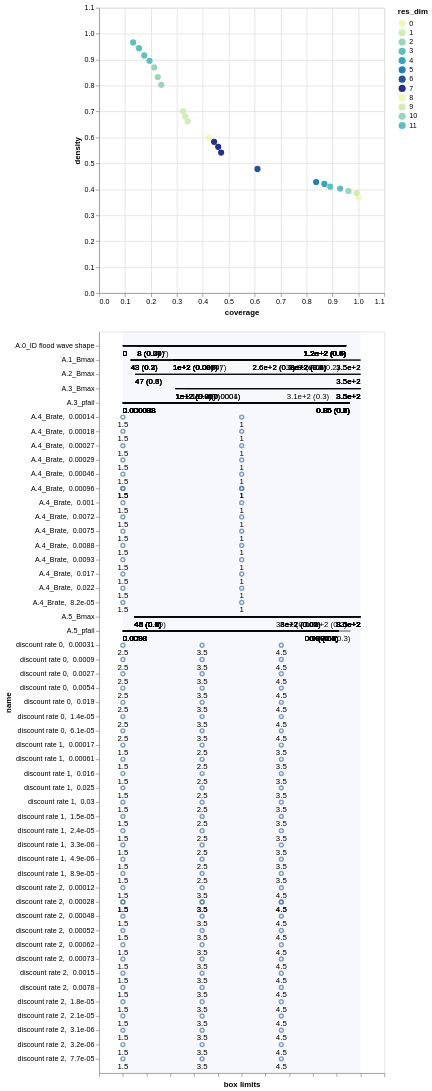

Notebook code cell kept with this figure:
### Code cell
box.inspect_tradeoff()

# Visualize PRIM results
box.show_tradeoff()
plt.savefig('Prim_curve.png')
plt.show()

### Figure 1 — Vega-Lite specification as saved in the notebook (floating-point values rounded to 4 significant figures)
{"config": {"view": {"continuousWidth": 300, "continuousHeight": 300}}, "vconcat": [{"data": {"name": "data-aaa7db19c5c3d4b3e8b252ce4f152ca4"}, "mark": {"type": "circle", "size": 75}, "encoding": {"color": {"field": "res_dim", "scale": {"range": ["#eff9b6", "#d0edb3", "#97d6b9", "#5dc0c0", "#31a5c2", "#1f80b8", "#2354a3", "#21318d"]}, "type": "ordinal"}, "opacity": {"condition": {"param": "param_1", "value": 1}, "value": 0.4}, "tooltip": [{"field": "id", "type": "quantitative"}, {"field": "coverage", "format": ".2", "type": "quantitative"}, {"field": "density", "format": ".2", "type": "quantitative"}, {"field": "res_dim", "type": "ordinal"}], "x": {"field": "coverage", "scale": {"domain": [0, 1.1]}, "type": "quantitative"}, "y": {"field": "density", "scale": {"domain": [0, 1.1]}, "type": "quantitative"}}, "height": 400, "name": "view_1", "width": 400}, {"layer": [{"data": {"name": "data-aedca9166555a87f3de0176533813d76"}, "mark": {"type": "rule"}, "encoding": {"x": {"axis": {"grid": false, "labels": false, "title": "box limits"}, "field": "x_lower", "scale": {"domain": [0, 1], "padding": 0.1}, "type": "quantitative"}, "x2": {"field": "x_upper"}, "y": {"field": "name", "scale": {"padding": 1.0}, "type": "nominal"}}, "transform": [{"calculate": "(datum.x1-datum.minimum)/(datum.maximum-datum.minimum)", "as": "x_lower"}, {"calculate": "(datum.x2-datum.minimum)/(datum.maximum-datum.minimum)", "as": "x_upper"}, {"filter": {"param": "param_1"}}]}, {"data": {"name": "data-aedca9166555a87f3de0176533813d76"}, "mark": {"type": "text", "align": "left", "baseline": "top", "dy": 5}, "encoding": {"text": {"field": "text", "type": "ordinal"}, "x": {"axis": {"grid": false, "labels": false, "title": "box limits"}, "field": "x_lower", "scale": {"domain": [0, 1], "padding": 0.1}, "type": "quantitative"}, "x2": {"field": "x_upper"}, "y": {"field": "name", "scale": {"padding": 1.0}, "type": "nominal"}}, "transform": [{"calculate": "(datum.x1-datum.minimum)/(datum.maximum-datum.minimum)", "as": "x_lower"}, {"calculate": "(datum.x2-datum.minimum)/(datum.maximum-datum.minimum)", "as": "x_upper"}, {"filter": {"param": "param_1"}}, {"calculate": "datum.qp_lower>0?format(datum.x1, \".2\")+\" (\"+format(datum.qp_lower, \".1~g\")+\")\" :format(datum.x1, \".2\")", "as": "text"}]}, {"data": {"name": "data-aedca9166555a87f3de0176533813d76"}, "mark": {"type": "text", "align": "right", "baseline": "top", "dy": 5}, "encoding": {"text": {"field": "text", "type": "ordinal"}, "x": {"field": "x_upper", "type": "quantitative"}, "x2": {"field": "x_upper"}, "y": {"field": "name", "scale": {"padding": 1.0}, "type": "nominal"}}, "transform": [{"calculate": "(datum.x1-datum.minimum)/(datum.maximum-datum.minimum)", "as": "x_lower"}, {"calculate": "(datum.x2-datum.minimum)/(datum.maximum-datum.minimum)", "as": "x_upper"}, {"filter": {"param": "param_1"}}, {"calculate": "datum.qp_upper>0?format(datum.x2, \".2\")+\" (\"+format(datum.qp_upper, \".1\")+\")\" :format(datum.x2, \".2\")", "as": "text"}]}, {"data": {"name": "data-97aefd6d737ded565dc732e63f74ecc6"}, "mark": {"type": "rect", "opacity": 0.05}, "encoding": {"x": {"field": "start", "type": "quantitative"}, "x2": {"field": "end"}}}, {"data": {"name": "data-ae81fb7ca27633fe2a78d5793e87e77a"}, "mark": {"type": "point"}, "encoding": {"x": {"field": "x", "type": "quantitative"}, "y": {"field": "name", "type": "nominal"}}, "transform": [{"filter": {"param": "param_1"}}]}, {"data": {"name": "data-ae81fb7ca27633fe2a78d5793e87e77a"}, "mark": {"type": "text", "align": "center", "baseline": "top", "dy": 5}, "encoding": {"text": {"field": "item", "type": "nominal"}, "x": {"field": "x", "type": "quantitative"}, "y": {"field": "name", "type": "nominal"}}, "transform": [{"filter": {"param": "param_1"}}]}], "width": 400}], "params": [{"name": "param_1", "select": {"type": "point", "fields": ["id"]}, "views": ["view_1"]}], "$schema": "https://vega.github.io/schema/vega-lite/v5.20.1.json", "datasets": {"data-aaa7db19c5c3d4b3e8b252ce4f152ca4": [{"coverage": 1.0, "density": 0.3683, "id": 0, "k": 442, "mass": 1.0, "mean": 0.3683, "n": 1200, "res_dim": 0}, {"coverage": 0.9932, "density": 0.3851, "id": 1, "k": 439, "mass": 0.95, "mean": 0.3851, "n": 1140, "res_dim": 1}, {"coverage": 0.9615, "density": 0.3935, "id": 2, "k": 425, "mass": 0.9, "mean": 0.3935, "n": 1080, "res_dim": 2}, {"coverage": 0.9299, "density": 0.4029, "id": 3, "k": 411, "mass": 0.85, "mean": 0.4029, "n": 1020, "res_dim": 3}, {"coverage": 0.8914, "density": 0.4104, "id": 4, "k": 394, "mass": 0.8, "mean": 0.4104, "n": 960, "res_dim": 3}, {"coverage": 0.8688, "density": 0.4211, "id": 5, "k": 384, "mass": 0.76, "mean": 0.4211, "n": 912, "res_dim": 4}, {"coverage": 0.8371, "density": 0.4282, "id": 6, "k": 370, "mass": 0.72, "mean": 0.4282, "n": 864, "res_dim": 5}, {"coverage": 0.6109, "density": 0.4787, "id": 7, "k": 270, "mass": 0.47, "mean": 0.4787, "n": 564, "res_dim": 6}, {"coverage": 0.4706, "density": 0.5417, "id": 8, "k": 208, "mass": 0.32, "mean": 0.5417, "n": 384, "res_dim": 7}, {"coverage": 0.4593, "density": 0.5639, "id": 9, "k": 203, "mass": 0.3, "mean": 0.5639, "n": 360, "res_dim": 7}, {"coverage": 0.4434, "density": 0.5833, "id": 10, "k": 196, "mass": 0.28, "mean": 0.5833, "n": 336, "res_dim": 7}, {"coverage": 0.4231, "density": 0.5994, "id": 11, "k": 187, "mass": 0.26, "mean": 0.5994, "n": 312, "res_dim": 8}, {"coverage": 0.3416, "density": 0.6623, "id": 12, "k": 151, "mass": 0.19, "mean": 0.6623, "n": 228, "res_dim": 9}, {"coverage": 0.3326, "density": 0.6806, "id": 13, "k": 147, "mass": 0.18, "mean": 0.6806, "n": 216, "res_dim": 9}, {"coverage": 0.3235, "density": 0.701, "id": 14, "k": 143, "mass": 0.17, "mean": 0.701, "n": 204, "res_dim": 9}, {"coverage": 0.2398, "density": 0.803, "id": 15, "k": 106, "mass": 0.11, "mean": 0.803, "n": 132, "res_dim": 10}, {"coverage": 0.2262, "density": 0.8333, "id": 16, "k": 100, "mass": 0.1, "mean": 0.8333, "n": 120, "res_dim": 10}, {"coverage": 0.2127, "density": 0.8704, "id": 17, "k": 94, "mass": 0.09, "mean": 0.8704, "n": 108, "res_dim": 10}, {"coverage": 0.1946, "density": 0.8958, "id": 18, "k": 86, "mass": 0.08, "mean": 0.8958, "n": 96, "res_dim": 11}, {"coverage": 0.1742, "density": 0.9167, "id": 19, "k": 77, "mass": 0.07, "mean": 0.9167, "n": 84, "res_dim": 11}, {"coverage": 0.1538, "density": 0.9444, "id": 20, "k": 68, "mass": 0.06, "mean": 0.9444, "n": 72, "res_dim": 11}, {"coverage": 0.1312, "density": 0.9667, "id": 21, "k": 58, "mass": 0.05, "mean": 0.9667, "n": 60, "res_dim": 11}], "data-aedca9166555a87f3de0176533813d76": [{"x1": 45.6, "x2": 349.9, "name": "A.5_Bmax", "id": 1, "minimum": 30.13, "maximum": 349.9, "qp_lower": 0.1269, "qp_upper": -1.0}, {"x1": 9.751e-05, "x2": 0.9525, "name": "A.3_pfail", "id": 2, "minimum": 9.751e-05, "maximum": 0.9971, "qp_lower": -1.0, "qp_upper": 0.2947}, {"x1": 45.6, "x2": 349.9, "name": "A.5_Bmax", "id": 2, "minimum": 30.13, "maximum": 349.9, "qp_lower": 0.1161, "qp_upper": -1.0}, {"x1": 9.751e-05, "x2": 0.9525, "name": "A.3_pfail", "id": 3, "minimum": 9.751e-05, "maximum": 0.9971, "qp_lower": -1.0, "qp_upper": 0.2791}, {"x1": 45.6, "x2": 349.9, "name": "A.5_Bmax", "id": 3, "minimum": 30.13, "maximum": 349.9, "qp_lower": 0.1048, "qp_upper": -1.0}, {"x1": 0.009842, "x2": 0.9483, "name": "A.5_pfail", "id": 3, "minimum": 0.009842, "maximum": 0.99, "qp_lower": -1.0, "qp_upper": 0.2791}, {"x1": 9.751e-05, "x2": 0.9525, "name": "A.3_pfail", "id": 4, "minimum": 9.751e-05, "maximum": 0.9971, "qp_lower": -1.0, "qp_upper": 0.2653}, {"x1": 45.6, "x2": 349.9, "name": "A.5_Bmax", "id": 4, "minimum": 30.13, "maximum": 349.9, "qp_lower": 0.09468, "qp_upper": -1.0}, {"x1": 0.009842, "x2": 0.8988, "name": "A.5_pfail", "id": 4, "minimum": 0.009842, "maximum": 0.99, "qp_lower": -1.0, "qp_upper": 0.1495}, {"x1": 0.0, "x2": 124.0, "name": "A.0_ID flood wave shape", "id": 5, "minimum": 0.0, "maximum": 132.0, "qp_lower": -1.0, "qp_upper": 0.2675}, {"x1": 9.751e-05, "x2": 0.9525, "name": "A.3_pfail", "id": 5, "minimum": 9.751e-05, "maximum": 0.9971, "qp_lower": -1.0, "qp_upper": 0.2486}, {"x1": 45.6, "x2": 349.9, "name": "A.5_Bmax", "id": 5, "minimum": 30.13, "maximum": 349.9, "qp_lower": 0.1424, "qp_upper": -1.0}, {"x1": 0.009842, "x2": 0.8988, "name": "A.5_pfail", "id": 5, "minimum": 0.009842, "maximum": 0.99, "qp_lower": -1.0, "qp_upper": 0.1033}, {"x1": 0.0, "x2": 124.0, "name": "A.0_ID flood wave shape", "id": 6, "minimum": 0.0, "maximum": 132.0, "qp_lower": -1.0, "qp_upper": 0.2557}, {"x1": 43.07, "x2": 349.6, "name": "A.1_Bmax", "id": 6, "minimum": 32.73, "maximum": 349.6, "qp_lower": 0.3464, "qp_upper": -1.0}, {"x1": 9.751e-05, "x2": 0.9525, "name": "A.3_pfail", "id": 6, "minimum": 9.751e-05, "maximum": 0.9971, "qp_lower": -1.0, "qp_upper": 0.2354}, {"x1": 45.6, "x2": 349.9, "name": "A.5_Bmax", "id": 6, "minimum": 30.13, "maximum": 349.9, "qp_lower": 0.1323, "qp_upper": -1.0}, {"x1": 0.009842, "x2": 0.8988, "name": "A.5_pfail", "id": 6, "minimum": 0.009842, "maximum": 0.99, "qp_lower": -1.0, "qp_upper": 0.09106}, {"x1": 0.0, "x2": 124.0, "name": "A.0_ID flood wave shape", "id": 7, "minimum": 0.0, "maximum": 132.0, "qp_lower": -1.0, "qp_upper": 0.4266}, {"x1": 43.07, "x2": 349.6, "name": "A.1_Bmax", "id": 7, "minimum": 32.73, "maximum": 349.6, "qp_lower": 0.2972, "qp_upper": -1.0}, {"x1": 9.751e-05, "x2": 0.9525, "name": "A.3_pfail", "id": 7, "minimum": 9.751e-05, "maximum": 0.9971, "qp_lower": -1.0, "qp_upper": 0.2447}, {"x1": 45.6, "x2": 349.9, "name": "A.5_Bmax", "id": 7, "minimum": 30.13, "maximum": 349.9, "qp_lower": 0.1213, "qp_upper": -1.0}, {"x1": 0.009842, "x2": 0.8988, "name": "A.5_pfail", "id": 7, "minimum": 0.009842, "maximum": 0.99, "qp_lower": -1.0, "qp_upper": 0.04077}, {"x1": 0.0, "x2": 124.0, "name": "A.0_ID flood wave shape", "id": 8, "minimum": 0.0, "maximum": 132.0, "qp_lower": -1.0, "qp_upper": 0.384}, {"x1": 43.07, "x2": 349.6, "name": "A.1_Bmax", "id": 8, "minimum": 32.73, "maximum": 349.6, "qp_lower": 0.2016, "qp_upper": -1.0}, {"x1": 9.751e-05, "x2": 0.9525, "name": "A.3_pfail", "id": 8, "minimum": 9.751e-05, "maximum": 0.9971, "qp_lower": -1.0, "qp_upper": 0.1352}, {"x1": 45.6, "x2": 349.9, "name": "A.5_Bmax", "id": 8, "minimum": 30.13, "maximum": 349.9, "qp_lower": 0.1572, "qp_upper": -1.0}, {"x1": 0.009842, "x2": 0.8988, "name": "A.5_pfail", "id": 8, "minimum": 0.009842, "maximum": 0.99, "qp_lower": -1.0, "qp_upper": 0.01104}, {"x1": 0.0, "x2": 124.0, "name": "A.0_ID flood wave shape", "id": 9, "minimum": 0.0, "maximum": 132.0, "qp_lower": -1.0, "qp_upper": 0.3701}, {"x1": 43.07, "x2": 321.3, "name": "A.1_Bmax", "id": 9, "minimum": 32.73, "maximum": 349.6, "qp_lower": 0.1744, "qp_upper": 0.214}, {"x1": 9.751e-05, "x2": 0.9525, "name": "A.3_pfail", "id": 9, "minimum": 9.751e-05, "maximum": 0.9971, "qp_lower": -1.0, "qp_upper": 0.2957}, {"x1": 45.6, "x2": 349.9, "name": "A.5_Bmax", "id": 9, "minimum": 30.13, "maximum": 349.9, "qp_lower": 0.1379, "qp_upper": -1.0}, {"x1": 0.009842, "x2": 0.8988, "name": "A.5_pfail", "id": 9, "minimum": 0.009842, "maximum": 0.99, "qp_lower": -1.0, "qp_upper": 0.03595}, {"x1": 0.0, "x2": 124.0, "name": "A.0_ID flood wave shape", "id": 10, "minimum": 0.0, "maximum": 132.0, "qp_lower": -1.0, "qp_upper": 0.3563}, {"x1": 43.07, "x2": 304.0, "name": "A.1_Bmax", "id": 10, "minimum": 32.73, "maximum": 349.6, "qp_lower": 0.1502, "qp_upper": 0.06939}, {"x1": 9.751e-05, "x2": 0.9525, "name": "A.3_pfail", "id": 10, "minimum": 9.751e-05, "maximum": 0.9971, "qp_lower": -1.0, "qp_upper": 0.2806}, {"x1": 45.6, "x2": 349.9, "name": "A.5_Bmax", "id": 10, "minimum": 30.13, "maximum": 349.9, "qp_lower": 0.1202, "qp_upper": -1.0}, {"x1": 0.009842, "x2": 0.8988, "name": "A.5_pfail", "id": 10, "minimum": 0.009842, "maximum": 0.99, "qp_lower": -1.0, "qp_upper": 0.02718}, {"x1": 0.0, "x2": 124.0, "name": "A.0_ID flood wave shape", "id": 11, "minimum": 0.0, "maximum": 132.0, "qp_lower": -1.0, "qp_upper": 0.5245}, {"x1": 43.07, "x2": 304.0, "name": "A.1_Bmax", "id": 11, "minimum": 32.73, "maximum": 349.6, "qp_lower": 0.2023, "qp_upper": 0.1738}, {"x1": 102.4, "x2": 346.8, "name": "A.3_Bmax", "id": 11, "minimum": 32.92, "maximum": 346.8, "qp_lower": 0.3035, "qp_upper": -1.0}, {"x1": 9.751e-05, "x2": 0.9525, "name": "A.3_pfail", "id": 11, "minimum": 9.751e-05, "maximum": 0.9971, "qp_lower": -1.0, "qp_upper": 0.2661}, {"x1": 45.6, "x2": 349.9, "name": "A.5_Bmax", "id": 11, "minimum": 30.13, "maximum": 349.9, "qp_lower": 0.2312, "qp_upper": -1.0}, {"x1": 0.009842, "x2": 0.8988, "name": "A.5_pfail", "id": 11, "minimum": 0.009842, "maximum": 0.99, "qp_lower": -1.0, "qp_upper": 0.5245}, {"x1": 0.0, "x2": 124.0, "name": "A.0_ID flood wave shape", "id": 12, "minimum": 0.0, "maximum": 132.0, "qp_lower": -1.0, "qp_upper": 0.5309}, {"x1": 43.07, "x2": 304.0, "name": "A.1_Bmax", "id": 12, "minimum": 32.73, "maximum": 349.6, "qp_lower": 0.1236, "qp_upper": 0.24}, {"x1": 102.4, "x2": 346.8, "name": "A.3_Bmax", "id": 12, "minimum": 32.92, "maximum": 346.8, "qp_lower": 0.2157, "qp_upper": -1.0}, {"x1": 9.751e-05, "x2": 0.9525, "name": "A.3_pfail", "id": 12, "minimum": 9.751e-05, "maximum": 0.9971, "qp_lower": -1.0, "qp_upper": 0.2015}, {"x1": 45.6, "x2": 349.9, "name": "A.5_Bmax", "id": 12, "minimum": 30.13, "maximum": 349.9, "qp_lower": 0.167, "qp_upper": -1.0}, {"x1": 0.009842, "x2": 0.8988, "name": "A.5_pfail", "id": 12, "minimum": 0.009842, "maximum": 0.99, "qp_lower": -1.0, "qp_upper": 0.5309}, {"x1": 0.0, "x2": 124.0, "name": "A.0_ID flood wave shape", "id": 13, "minimum": 0.0, "maximum": 132.0, "qp_lower": -1.0, "qp_upper": 0.5326}, {"x1": 99.58, "x2": 304.0, "name": "A.1_Bmax", "id": 13, "minimum": 32.73, "maximum": 349.6, "qp_lower": 0.04583, "qp_upper": 0.2234}, {"x1": 102.4, "x2": 346.8, "name": "A.3_Bmax", "id": 13, "minimum": 32.92, "maximum": 346.8, "qp_lower": 0.1926, "qp_upper": -1.0}, {"x1": 9.751e-05, "x2": 0.9525, "name": "A.3_pfail", "id": 13, "minimum": 9.751e-05, "maximum": 0.9971, "qp_lower": -1.0, "qp_upper": 0.5326}, {"x1": 45.6, "x2": 349.9, "name": "A.5_Bmax", "id": 13, "minimum": 30.13, "maximum": 349.9, "qp_lower": 0.5326, "qp_upper": -1.0}, {"x1": 0.009842, "x2": 0.8988, "name": "A.5_pfail", "id": 13, "minimum": 0.009842, "maximum": 0.99, "qp_lower": -1.0, "qp_upper": 0.5326}, {"x1": 8.0, "x2": 124.0, "name": "A.0_ID flood wave shape", "id": 14, "minimum": 0.0, "maximum": 132.0, "qp_lower": 0.2932, "qp_upper": 0.5345}, {"x1": 99.58, "x2": 304.0, "name": "A.1_Bmax", "id": 14, "minimum": 32.73, "maximum": 349.6, "qp_lower": 0.03355, "qp_upper": 0.2046}, {"x1": 102.4, "x2": 346.8, "name": "A.3_Bmax", "id": 14, "minimum": 32.92, "maximum": 346.8, "qp_lower": 0.1673, "qp_upper": -1.0}, {"x1": 9.751e-05, "x2": 0.9525, "name": "A.3_pfail", "id": 14, "minimum": 9.751e-05, "maximum": 0.9971, "qp_lower": -1.0, "qp_upper": 0.5345}, {"x1": 45.6, "x2": 349.9, "name": "A.5_Bmax", "id": 14, "minimum": 30.13, "maximum": 349.9, "qp_lower": 0.5345, "qp_upper": -1.0}, {"x1": 0.009842, "x2": 0.8988, "name": "A.5_pfail", "id": 14, "minimum": 0.009842, "maximum": 0.99, "qp_lower": -1.0, "qp_upper": 0.5345}, {"x1": 8.0, "x2": 124.0, "name": "A.0_ID flood wave shape", "id": 15, "minimum": 0.0, "maximum": 132.0, "qp_lower": 0.1697, "qp_upper": 0.5522}, {"x1": 99.58, "x2": 304.0, "name": "A.1_Bmax", "id": 15, "minimum": 32.73, "maximum": 349.6, "qp_lower": 0.01651, "qp_upper": 0.5522}, {"x1": 102.4, "x2": 346.8, "name": "A.3_Bmax", "id": 15, "minimum": 32.92, "maximum": 346.8, "qp_lower": 0.0495, "qp_upper": -1.0}, {"x1": 9.751e-05, "x2": 0.9525, "name": "A.3_pfail", "id": 15, "minimum": 9.751e-05, "maximum": 0.9971, "qp_lower": -1.0, "qp_upper": 0.5522}, {"x1": 45.6, "x2": 349.9, "name": "A.5_Bmax", "id": 15, "minimum": 30.13, "maximum": 349.9, "qp_lower": 0.5522, "qp_upper": -1.0}, {"x1": 0.009842, "x2": 0.8988, "name": "A.5_pfail", "id": 15, "minimum": 0.009842, "maximum": 0.99, "qp_lower": -1.0, "qp_upper": 0.5522}, {"x1": 8.0, "x2": 124.0, "name": "A.0_ID flood wave shape", "id": 16, "minimum": 0.0, "maximum": 132.0, "qp_lower": 0.133, "qp_upper": 0.5593}, {"x1": 99.58, "x2": 304.0, "name": "A.1_Bmax", "id": 16, "minimum": 32.73, "maximum": 349.6, "qp_lower": 0.008156, "qp_upper": 0.5593}, {"x1": 102.4, "x2": 346.8, "name": "A.3_Bmax", "id": 16, "minimum": 32.92, "maximum": 346.8, "qp_lower": 0.02889, "qp_upper": -1.0}, {"x1": 9.751e-05, "x2": 0.9525, "name": "A.3_pfail", "id": 16, "minimum": 9.751e-05, "maximum": 0.9971, "qp_lower": -1.0, "qp_upper": 0.5593}, {"x1": 45.6, "x2": 331.3, "name": "A.5_Bmax", "id": 16, "minimum": 30.13, "maximum": 349.9, "qp_lower": 0.5593, "qp_upper": 0.2393}, {"x1": 0.009842, "x2": 0.8988, "name": "A.5_pfail", "id": 16, "minimum": 0.009842, "maximum": 0.99, "qp_lower": -1.0, "qp_upper": 0.5593}, {"x1": 8.0, "x2": 124.0, "name": "A.0_ID flood wave shape", "id": 17, "minimum": 0.0, "maximum": 132.0, "qp_lower": 0.08986, "qp_upper": 0.5706}, {"x1": 99.58, "x2": 304.0, "name": "A.1_Bmax", "id": 17, "minimum": 32.73, "maximum": 349.6, "qp_lower": 0.002774, "qp_upper": 0.5706}, {"x1": 102.4, "x2": 346.8, "name": "A.3_Bmax", "id": 17, "minimum": 32.92, "maximum": 346.8, "qp_lower": 0.01242, "qp_upper": -1.0}, {"x1": 9.751e-05, "x2": 0.9525, "name": "A.3_pfail", "id": 17, "minimum": 9.751e-05, "maximum": 0.9971, "qp_lower": -1.0, "qp_upper": 0.5706}, {"x1": 45.6, "x2": 296.2, "name": "A.5_Bmax", "id": 17, "minimum": 30.13, "maximum": 349.9, "qp_lower": 0.5706, "qp_upper": 0.0456}, {"x1": 0.009842, "x2": 0.8988, "name": "A.5_pfail", "id": 17, "minimum": 0.009842, "maximum": 0.99, "qp_lower": -1.0, "qp_upper": 0.5706}, {"x1": 8.0, "x2": 124.0, "name": "A.0_ID flood wave shape", "id": 18, "minimum": 0.0, "maximum": 132.0, "qp_lower": 0.06, "qp_upper": 0.5832}, {"x1": 99.58, "x2": 304.0, "name": "A.1_Bmax", "id": 18, "minimum": 32.73, "maximum": 349.6, "qp_lower": 0.0009994, "qp_upper": 0.5832}, {"x1": 47.19, "x2": 347.1, "name": "A.2_Bmax", "id": 18, "minimum": 30.99, "maximum": 347.1, "qp_lower": 0.2859, "qp_upper": -1.0}, {"x1": 102.4, "x2": 346.8, "name": "A.3_Bmax", "id": 18, "minimum": 32.92, "maximum": 346.8, "qp_lower": 0.005516, "qp_upper": -1.0}, {"x1": 9.751e-05, "x2": 0.9525, "name": "A.3_pfail", "id": 18, "minimum": 9.751e-05, "maximum": 0.9971, "qp_lower": -1.0, "qp_upper": 0.5832}, {"x1": 45.6, "x2": 296.2, "name": "A.5_Bmax", "id": 18, "minimum": 30.13, "maximum": 349.9, "qp_lower": 0.5832, "qp_upper": 0.02486}, {"x1": 0.009842, "x2": 0.8988, "name": "A.5_pfail", "id": 18, "minimum": 0.009842, "maximum": 0.99, "qp_lower": -1.0, "qp_upper": 0.5832}, {"x1": 8.0, "x2": 124.0, "name": "A.0_ID flood wave shape", "id": 19, "minimum": 0.0, "maximum": 132.0, "qp_lower": 0.038, "qp_upper": 0.5988}, {"x1": 99.58, "x2": 262.3, "name": "A.1_Bmax", "id": 19, "minimum": 32.73, "maximum": 349.6, "qp_lower": 0.000352, "qp_upper": 0.342}, {"x1": 47.19, "x2": 347.1, "name": "A.2_Bmax", "id": 19, "minimum": 30.99, "maximum": 347.1, "qp_lower": 0.5988, "qp_upper": -1.0}, {"x1": 102.4, "x2": 346.8, "name": "A.3_Bmax", "id": 19, "minimum": 32.92, "maximum": 346.8, "qp_lower": 0.002365, "qp_upper": -1.0}, {"x1": 9.751e-05, "x2": 0.9525, "name": "A.3_pfail", "id": 19, "minimum": 9.751e-05, "maximum": 0.9971, "qp_lower": -1.0, "qp_upper": 0.5988}, {"x1": 45.6, "x2": 296.2, "name": "A.5_Bmax", "id": 19, "minimum": 30.13, "maximum": 349.9, "qp_lower": 0.5988, "qp_upper": 0.013}, {"x1": 0.009842, "x2": 0.8988, "name": "A.5_pfail", "id": 19, "minimum": 0.009842, "maximum": 0.99, "qp_lower": -1.0, "qp_upper": 0.5988}, {"x1": 8.0, "x2": 124.0, "name": "A.0_ID flood wave shape", "id": 20, "minimum": 0.0, "maximum": 132.0, "qp_lower": 0.01746, "qp_upper": 0.6289}, {"x1": 99.58, "x2": 262.3, "name": "A.1_Bmax", "id": 20, "minimum": 32.73, "maximum": 349.6, "qp_lower": 7.156e-05, "qp_upper": 0.2734}, {"x1": 47.19, "x2": 347.1, "name": "A.2_Bmax", "id": 20, "minimum": 30.99, "maximum": 347.1, "qp_lower": 0.6289, "qp_upper": -1.0}, {"x1": 114.8, "x2": 346.8, "name": "A.3_Bmax", "id": 20, "minimum": 32.92, "maximum": 346.8, "qp_lower": 0.0004216, "qp_upper": -1.0}, {"x1": 9.751e-05, "x2": 0.9525, "name": "A.3_pfail", "id": 20, "minimum": 9.751e-05, "maximum": 0.9971, "qp_lower": -1.0, "qp_upper": 0.6289}, {"x1": 45.6, "x2": 296.2, "name": "A.5_Bmax", "id": 20, "minimum": 30.13, "maximum": 349.9, "qp_lower": 0.6289, "qp_upper": 0.00446}, {"x1": 0.009842, "x2": 0.8988, "name": "A.5_pfail", "id": 20, "minimum": 0.009842, "maximum": 0.99, "qp_lower": -1.0, "qp_upper": 0.6289}, {"x1": 8.0, "x2": 124.0, "name": "A.0_ID flood wave shape", "id": 21, "minimum": 0.0, "maximum": 132.0, "qp_lower": 0.0072, "qp_upper": 0.6767}, {"x1": 99.58, "x2": 262.3, "name": "A.1_Bmax", "id": 21, "minimum": 32.73, "maximum": 349.6, "qp_lower": 0.0072, "qp_upper": 0.2043}, {"x1": 47.19, "x2": 347.1, "name": "A.2_Bmax", "id": 21, "minimum": 30.99, "maximum": 347.1, "qp_lower": 0.6767, "qp_upper": -1.0}, {"x1": 114.8, "x2": 305.4, "name": "A.3_Bmax", "id": 21, "minimum": 32.92, "maximum": 346.8, "qp_lower": 0.0001139, "qp_upper": 0.3452}, {"x1": 9.751e-05, "x2": 0.9525, "name": "A.3_pfail", "id": 21, "minimum": 9.751e-05, "maximum": 0.9971, "qp_lower": -1.0, "qp_upper": 0.6767}, {"x1": 45.6, "x2": 296.2, "name": "A.5_Bmax", "id": 21, "minimum": 30.13, "maximum": 349.9, "qp_lower": 0.6767, "qp_upper": 0.03083}, {"x1": 0.009842, "x2": 0.8988, "name": "A.5_pfail", "id": 21, "minimum": 0.009842, "maximum": 0.99, "qp_lower": -1.0, "qp_upper": 0.6767}], "data-97aefd6d737ded565dc732e63f74ecc6": [{"start": 0, "end": 1}], "data-ae81fb7ca27633fe2a78d5793e87e77a": [{"name": "A.4_Brate,  0.0088", "n_items": 3, "item": 1.5, "id": 7, "x": 0.0}, {"name": "A.4_Brate,  0.0088", "n_items": 3, "item": 1.0, "id": 7, "x": 0.5}, {"name": "A.4_Brate,  0.00046", "n_items": 3, "item": 1.5, "id": 8, "x": 0.0}, {"name": "A.4_Brate,  0.00046", "n_items": 3, "item": 1.0, "id": 8, "x": 0.5}, {"name": "discount rate 2,  0.0078", "n_items": 4, "item": 1.5, "id": 8, "x": 0.0}, {"name": "discount rate 2,  0.0078", "n_items": 4, "item": 3.5, "id": 8, "x": 0.3333}, {"name": "discount rate 2,  0.0078", "n_items": 4, "item": 4.5, "id": 8, "x": 0.6667}, {"name": "A.4_Brate,  8.2e-05", "n_items": 3, "item": 1.5, "id": 9, "x": 0.0}, {"name": "A.4_Brate,  8.2e-05", "n_items": 3, "item": 1.0, "id": 9, "x": 0.5}, {"name": "discount rate 2,  0.0015", "n_items": 4, "item": 1.5, "id": 9, "x": 0.0}, {"name": "discount rate 2,  0.0015", "n_items": 4, "item": 3.5, "id": 9, "x": 0.3333}, {"name": "discount rate 2,  0.0015", "n_items": 4, "item": 4.5, "id": 9, "x": 0.6667}, {"name": "A.4_Brate,  0.00018", "n_items": 3, "item": 1.5, "id": 10, "x": 0.0}, {"name": "A.4_Brate,  0.00018", "n_items": 3, "item": 1.0, "id": 10, "x": 0.5}, {"name": "discount rate 2,  0.00062", "n_items": 4, "item": 1.5, "id": 10, "x": 0.0}, {"name": "discount rate 2,  0.00062", "n_items": 4, "item": 3.5, "id": 10, "x": 0.3333}, {"name": "discount rate 2,  0.00062", "n_items": 4, "item": 4.5, "id": 10, "x": 0.6667}, {"name": "A.4_Brate,  0.001", "n_items": 3, "item": 1.5, "id": 11, "x": 0.0}, {"name": "A.4_Brate,  0.001", "n_items": 3, "item": 1.0, "id": 11, "x": 0.5}, {"name": "discount rate 2,  0.00048", "n_items": 4, "item": 1.5, "id": 11, "x": 0.0}, {"name": "discount rate 2,  0.00048", "n_items": 4, "item": 3.5, "id": 11, "x": 0.3333}, {"name": "discount rate 2,  0.00048", "n_items": 4, "item": 4.5, "id": 11, "x": 0.6667}, {"name": "A.4_Brate,  0.00014", "n_items": 3, "item": 1.5, "id": 12, "x": 0.0}, {"name": "A.4_Brate,  0.00014", "n_items": 3, "item": 1.0, "id": 12, "x": 0.5}, {"name": "discount rate 1,  0.03", "n_items": 4, "item": 1.5, "id": 12, "x": 0.0}, {"name": "discount rate 1,  0.03", "n_items": 4, "item": 2.5, "id": 12, "x": 0.3333}, {"name": "discount rate 1,  0.03", "n_items": 4, "item": 3.5, "id": 12, "x": 0.6667}, {"name": "discount rate 2,  0.00012", "n_items": 4, "item": 1.5, "id": 12, "x": 0.0}, {"name": "discount rate 2,  0.00012", "n_items": 4, "item": 3.5, "id": 12, "x": 0.3333}, {"name": "discount rate 2,  0.00012", "n_items": 4, "item": 4.5, "id": 12, "x": 0.6667}, {"name": "A.4_Brate,  0.0093", "n_items": 3, "item": 1.5, "id": 13, "x": 0.0}, {"name": "A.4_Brate,  0.0093", "n_items": 3, "item": 1.0, "id": 13, "x": 0.5}, {"name": "discount rate 1,  0.025", "n_items": 4, "item": 1.5, "id": 13, "x": 0.0}, {"name": "discount rate 1,  0.025", "n_items": 4, "item": 2.5, "id": 13, "x": 0.3333}, {"name": "discount rate 1,  0.025", "n_items": 4, "item": 3.5, "id": 13, "x": 0.6667}, {"name": "discount rate 2,  0.00073", "n_items": 4, "item": 1.5, "id": 13, "x": 0.0}, {"name": "discount rate 2,  0.00073", "n_items": 4, "item": 3.5, "id": 13, "x": 0.3333}, {"name": "discount rate 2,  0.00073", "n_items": 4, "item": 4.5, "id": 13, "x": 0.6667}, {"name": "A.4_Brate,  0.022", "n_items": 3, "item": 1.5, "id": 14, "x": 0.0}, {"name": "A.4_Brate,  0.022", "n_items": 3, "item": 1.0, "id": 14, "x": 0.5}, {"name": "discount rate 1,  0.016", "n_items": 4, "item": 1.5, "id": 14, "x": 0.0}, {"name": "discount rate 1,  0.016", "n_items": 4, "item": 2.5, "id": 14, "x": 0.3333}, {"name": "discount rate 1,  0.016", "n_items": 4, "item": 3.5, "id": 14, "x": 0.6667}, {"name": "discount rate 2,  0.00052", "n_items": 4, "item": 1.5, "id": 14, "x": 0.0}, {"name": "discount rate 2,  0.00052", "n_items": 4, "item": 3.5, "id": 14, "x": 0.3333}, {"name": "discount rate 2,  0.00052", "n_items": 4, "item": 4.5, "id": 14, "x": 0.6667}, {"name": "A.4_Brate,  0.00096", "n_items": 3, "item": 1.5, "id": 15, "x": 0.0}, {"name": "A.4_Brate,  0.00096", "n_items": 3, "item": 1.0, "id": 15, "x": 0.5}, {"name": "discount rate 0,  0.0054", "n_items": 4, "item": 2.5, "id": 15, "x": 0.0}, {"name": "discount rate 0,  0.0054", "n_items": 4, "item": 3.5, "id": 15, "x": 0.3333}, {"name": "discount rate 0,  0.0054", "n_items": 4, "item": 4.5, "id": 15, "x": 0.6667}, {"name": "discount rate 1,  0.00061", "n_items": 4, "item": 1.5, "id": 15, "x": 0.0}, {"name": "discount rate 1,  0.00061", "n_items": 4, "item": 2.5, "id": 15, "x": 0.3333}, {"name": "discount rate 1,  0.00061", "n_items": 4, "item": 3.5, "id": 15, "x": 0.6667}, {"name": "discount rate 2,  3.2e-06", "n_items": 4, "item": 1.5, "id": 15, "x": 0.0}, {"name": "discount rate 2,  3.2e-06", "n_items": 4, "item": 3.5, "id": 15, "x": 0.3333}, {"name": "discount rate 2,  3.2e-06", "n_items": 4, "item": 4.5, "id": 15, "x": 0.6667}, {"name": "A.4_Brate,  0.00027", "n_items": 3, "item": 1.5, "id": 16, "x": 0.0}, {"name": "A.4_Brate,  0.00027", "n_items": 3, "item": 1.0, "id": 16, "x": 0.5}, {"name": "discount rate 0,  0.019", "n_items": 4, "item": 2.5, "id": 16, "x": 0.0}, {"name": "discount rate 0,  0.019", "n_items": 4, "item": 3.5, "id": 16, "x": 0.3333}, {"name": "discount rate 0,  0.019", "n_items": 4, "item": 4.5, "id": 16, "x": 0.6667}, {"name": "discount rate 1,  0.00017", "n_items": 4, "item": 1.5, "id": 16, "x": 0.0}, {"name": "discount rate 1,  0.00017", "n_items": 4, "item": 2.5, "id": 16, "x": 0.3333}, {"name": "discount rate 1,  0.00017", "n_items": 4, "item": 3.5, "id": 16, "x": 0.6667}, {"name": "discount rate 2,  1.8e-05", "n_items": 4, "item": 1.5, "id": 16, "x": 0.0}, {"name": "discount rate 2,  1.8e-05", "n_items": 4, "item": 3.5, "id": 16, "x": 0.3333}, {"name": "discount rate 2,  1.8e-05", "n_items": 4, "item": 4.5, "id": 16, "x": 0.6667}, {"name": "A.4_Brate,  0.00096", "n_items": 3, "item": 1.5, "id": 17, "x": 0.0}, {"name": "A.4_Brate,  0.00096", "n_items": 3, "item": 1.0, "id": 17, "x": 0.5}, {"name": "discount rate 0,  0.0027", "n_items": 4, "item": 2.5, "id": 17, "x": 0.0}, {"name": "discount rate 0,  0.0027", "n_items": 4, "item": 3.5, "id": 17, "x": 0.3333}, {"name": "discount rate 0,  0.0027", "n_items": 4, "item": 4.5, "id": 17, "x": 0.6667}, {"name": "discount rate 1,  2.4e-05", "n_items": 4, "item": 1.5, "id": 17, "x": 0.0}, {"name": "discount rate 1,  2.4e-05", "n_items": 4, "item": 2.5, "id": 17, "x": 0.3333}, {"name": "discount rate 1,  2.4e-05", "n_items": 4, "item": 3.5, "id": 17, "x": 0.6667}, {"name": "discount rate 2,  0.00028", "n_items": 4, "item": 1.5, "id": 17, "x": 0.0}, {"name": "discount rate 2,  0.00028", "n_items": 4, "item": 3.5, "id": 17, "x": 0.3333}, {"name": "discount rate 2,  0.00028", "n_items": 4, "item": 4.5, "id": 17, "x": 0.6667}, {"name": "A.4_Brate,  0.00029", "n_items": 3, "item": 1.5, "id": 18, "x": 0.0}, {"name": "A.4_Brate,  0.00029", "n_items": 3, "item": 1.0, "id": 18, "x": 0.5}, {"name": "discount rate 0,  0.0009", "n_items": 4, "item": 2.5, "id": 18, "x": 0.0}, {"name": "discount rate 0,  0.0009", "n_items": 4, "item": 3.5, "id": 18, "x": 0.3333}, {"name": "discount rate 0,  0.0009", "n_items": 4, "item": 4.5, "id": 18, "x": 0.6667}, {"name": "discount rate 1,  4.9e-06", "n_items": 4, "item": 1.5, "id": 18, "x": 0.0}, {"name": "discount rate 1,  4.9e-06", "n_items": 4, "item": 2.5, "id": 18, "x": 0.3333}, {"name": "discount rate 1,  4.9e-06", "n_items": 4, "item": 3.5, "id": 18, "x": 0.6667}, {"name": "discount rate 2,  7.7e-05", "n_items": 4, "item": 1.5, "id": 18, "x": 0.0}, {"name": "discount rate 2,  7.7e-05", "n_items": 4, "item": 3.5, "id": 18, "x": 0.3333}, {"name": "discount rate 2,  7.7e-05", "n_items": 4, "item": 4.5, "id": 18, "x": 0.6667}, {"name": "A.4_Brate,  0.0075", "n_items": 3, "item": 1.5, "id": 19, "x": 0.0}, {"name": "A.4_Brate,  0.0075", "n_items": 3, "item": 1.0, "id": 19, "x": 0.5}, {"name": "discount rate 0,  0.00031", "n_items": 4, "item": 2.5, "id": 19, "x": 0.0}, {"name": "discount rate 0,  0.00031", "n_items": 4, "item": 3.5, "id": 19, "x": 0.3333}, {"name": "discount rate 0,  0.00031", "n_items": 4, "item": 4.5, "id": 19, "x": 0.6667}, {"name": "discount rate 1,  8.9e-05", "n_items": 4, "item": 1.5, "id": 19, "x": 0.0}, {"name": "discount rate 1,  8.9e-05", "n_items": 4, "item": 2.5, "id": 19, "x": 0.3333}, {"name": "discount rate 1,  8.9e-05", "n_items": 4, "item": 3.5, "id": 19, "x": 0.6667}, {"name": "discount rate 2,  2.1e-05", "n_items": 4, "item": 1.5, "id": 19, "x": 0.0}, {"name": "discount rate 2,  2.1e-05", "n_items": 4, "item": 3.5, "id": 19, "x": 0.3333}, {"name": "discount rate 2,  2.1e-05", "n_items": 4, "item": 4.5, "id": 19, "x": 0.6667}, {"name": "A.4_Brate,  0.017", "n_items": 3, "item": 1.5, "id": 20, "x": 0.0}, {"name": "A.4_Brate,  0.017", "n_items": 3, "item": 1.0, "id": 20, "x": 0.5}, {"name": "discount rate 0,  6.1e-05", "n_items": 4, "item": 2.5, "id": 20, "x": 0.0}, {"name": "discount rate 0,  6.1e-05", "n_items": 4, "item": 3.5, "id": 20, "x": 0.3333}, {"name": "discount rate 0,  6.1e-05", "n_items": 4, "item": 4.5, "id": 20, "x": 0.6667}, {"name": "discount rate 1,  1.5e-05", "n_items": 4, "item": 1.5, "id": 20, "x": 0.0}, {"name": "discount rate 1,  1.5e-05", "n_items": 4, "item": 2.5, "id": 20, "x": 0.3333}, {"name": "discount rate 1,  1.5e-05", "n_items": 4, "item": 3.5, "id": 20, "x": 0.6667}, {"name": "discount rate 2,  3.1e-06", "n_items": 4, "item": 1.5, "id": 20, "x": 0.0}, {"name": "discount rate 2,  3.1e-06", "n_items": 4, "item": 3.5, "id": 20, "x": 0.3333}, {"name": "discount rate 2,  3.1e-06", "n_items": 4, "item": 4.5, "id": 20, "x": 0.6667}, {"name": "A.4_Brate,  0.0072", "n_items": 3, "item": 1.5, "id": 21, "x": 0.0}, {"name": "A.4_Brate,  0.0072", "n_items": 3, "item": 1.0, "id": 21, "x": 0.5}, {"name": "discount rate 0,  1.4e-05", "n_items": 4, "item": 2.5, "id": 21, "x": 0.0}, {"name": "discount rate 0,  1.4e-05", "n_items": 4, "item": 3.5, "id": 21, "x": 0.3333}, {"name": "discount rate 0,  1.4e-05", "n_items": 4, "item": 4.5, "id": 21, "x": 0.6667}, {"name": "discount rate 1,  3.3e-06", "n_items": 4, "item": 1.5, "id": 21, "x": 0.0}, {"name": "discount rate 1,  3.3e-06", "n_items": 4, "item": 2.5, "id": 21, "x": 0.3333}, {"name": "discount rate 1,  3.3e-06", "n_items": 4, "item": 3.5, "id": 21, "x": 0.6667}, {"name": "discount rate 2,  0.00028", "n_items": 4, "item": 1.5, "id": 21, "x": 0.0}, {"name": "discount rate 2,  0.00028", "n_items": 4, "item": 3.5, "id": 21, "x": 0.3333}, {"name": "discount rate 2,  0.00028", "n_items": 4, "item": 4.5, "id": 21, "x": 0.6667}]}}
